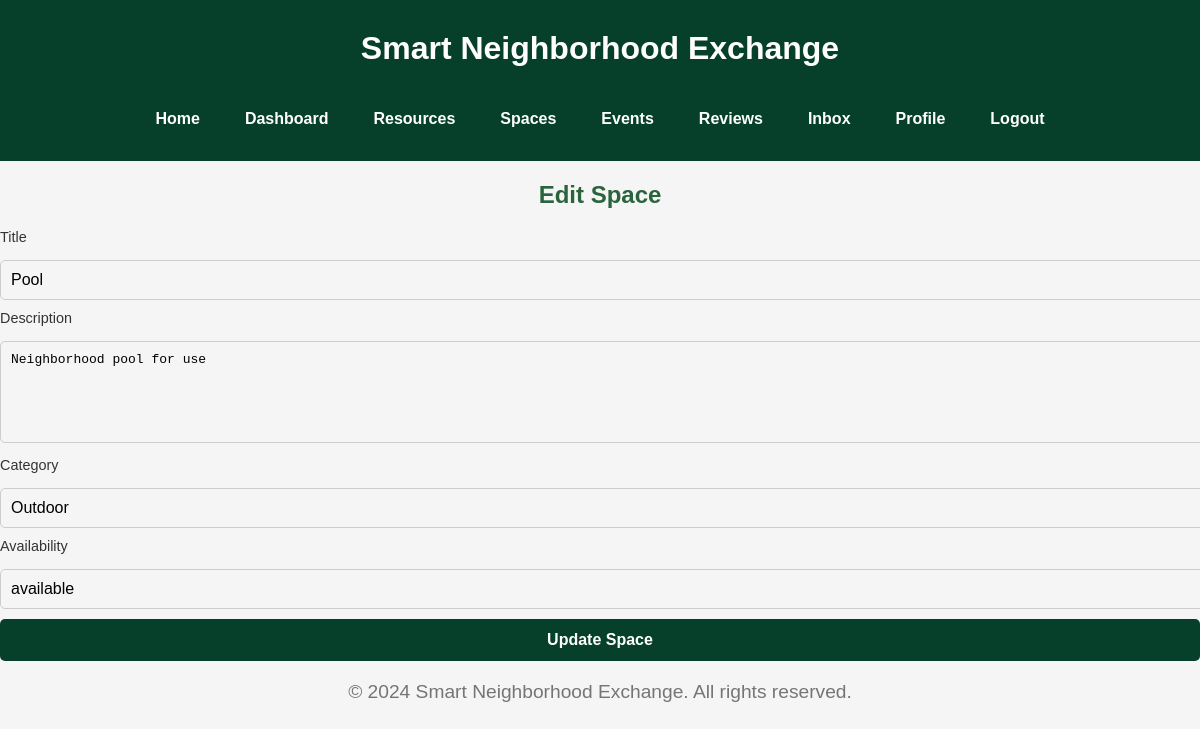
/edit-space/1 (signed in), run on the app's committed database.
### tables this page shows
CREATE TABLE Spaces (
    space_id INTEGER PRIMARY KEY AUTOINCREMENT,
    user_id INTEGER,
    title TEXT NOT NULL,
    description TEXT,
    images TEXT,
    category TEXT,
    availability TEXT,
    date_posted TEXT NOT NULL,
    FOREIGN KEY (user_id) REFERENCES Users(user_id)
);

### app.py (the view, shortened to what this page needs)
@app.route('/edit-space/<int:space_id>', methods=['GET', 'POST'])
def edit_space(space_id):
    user_id = get_user_id()
    con = get_db()
    cur = con.execute("SELECT * FROM Spaces WHERE space_id = ? AND user_id = ?", (space_id, user_id))
    space = cur.fetchone()
    if space is None:
        flash("Space not found or you do not have permission to edit it.")
        return redirect(url_for('my_spaces'))
    return render_template('spaces/edit_space.html', space=space)

### app.py (called while the page is built)
def get_db():
    db = getattr(g, '_database', None)
    if db is None:
        db = g._database = sqlite3.connect(DATABASE)
    return db

@app.teardown_appcontext
def close_connection(exception):
    db = getattr(g, '_database', None)
    if db is not None:
        db.close()

def get_user_id():
    return session.get('user_id')

### templates/spaces/edit_space.html (shortened to what this page needs)
{% extends "base.html" %}
{% block content %}
<h2>Edit Space</h2>
<form method="POST" action="{{ url_for('edit_space', space_id=space[0]) }}">
    <label for="title">Title</label>
    <input type="text" id="title" name="title" value="{{ space[2] }}" required>
    <label for="description">Description</label>
    <textarea id="description" name="description" required>{{ space[3] }}</textarea>
    <label for="category">Category</label>
    <input type="text" id="category" name="category" value="{{ space[5] }}" required>
    <label for="availability">Availability</label>
    <input type="text" id="availability" name="availability" value="{{ space[6] }}" required>
    <button type="submit">Update Space</button>
</form>
{% endblock %}

### static/css/style.css (style rules this page uses)
body { font-family: Arial, sans-serif; background-color: #f5f5f5; margin: 0; padding: 0; }
h1, h2 { color: #333333; }
h2 { font-size: 1.5em; color: #333333; margin-bottom: 20px; }
form { margin: 20px 0; }
label { display: block; font-size: 0.9em; color: #333333; margin-bottom: 5px; }
input[type="text"], input[type="email"], input[type="password"], input[type="file"], textarea { width: 100%; padding: 10px; font-size: 1em; border: 1px solid #cccccc; border-radius: 5px; background-color: #f5f5f5; margin: 10px 0; }
textarea { resize: vertical; min-height: 80px; }
button { width: 100%; padding: 12px; font-size: 1em; font-weight: bold; color: #ffffff; background-color: #06402B; border: none; border-radius: 5px; cursor: pointer; transition: background-color 0.3s ease; }
h2 { color: #06402B; text-align: center; margin-bottom: 20px; }
body { overflow-y: auto; }
body { font-family: Arial, sans-serif; background-color: #f5f5f5; margin: 0; padding: 0; overflow-y: auto; }
h2 { color: #2a643d; text-align: center; margin-bottom: 20px; }
h1, h2 { text-align: center; color: #2a643d; margin-bottom: 20px; }

### data on the page
Spaces: title "Pool", description "Neighborhood pool for use", category "Outdoor", availability "available"
